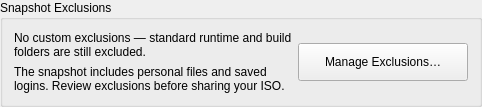
         <widget class="QGroupBox" name="isoExclusionsSummaryGroup">
          <property name="title">
           <string>Snapshot Exclusions</string>
          </property>
          <layout class="QHBoxLayout" name="isoExclusionsSummaryLayout" stretch="1,0">
           <item>
            <layout class="QVBoxLayout" name="isoExclusionsSummaryTextLayout">
             <item>
              <widget class="QLabel" name="isoExcludeSummaryLabel">
               <property name="text">
                <string>No custom exclusions — standard runtime and build folders are still excluded.</string>
               </property>
               <property name="wordWrap">
                <bool>true</bool>
               </property>
              </widget>
             </item>
             <item>
              <widget class="QLabel" name="isoExclusionsPrivacyLabel">
               <property name="text">
                <string>The snapshot includes personal files and saved logins. Review exclusions before sharing your ISO.</string>
               </property>
               <property name="wordWrap">
                <bool>true</bool>
               </property>
              </widget>
             </item>
            </layout>
           </item>
           <item>
            <widget class="QPushButton" name="isoManageExclusionsButton">
             <property name="text">
              <string>Manage Exclusions…</string>
             </property>
             <property name="minimumSize">
              <size>
               <width>170</width>
               <height>38</height>
              </size>
             </property>
             <property name="toolTip">
              <string>Open a dedicated window for large folders, files and app settings. Save or load exclusion profiles there.</string>
             </property>
            </widget>
           </item>
          </layout>
         </widget>
